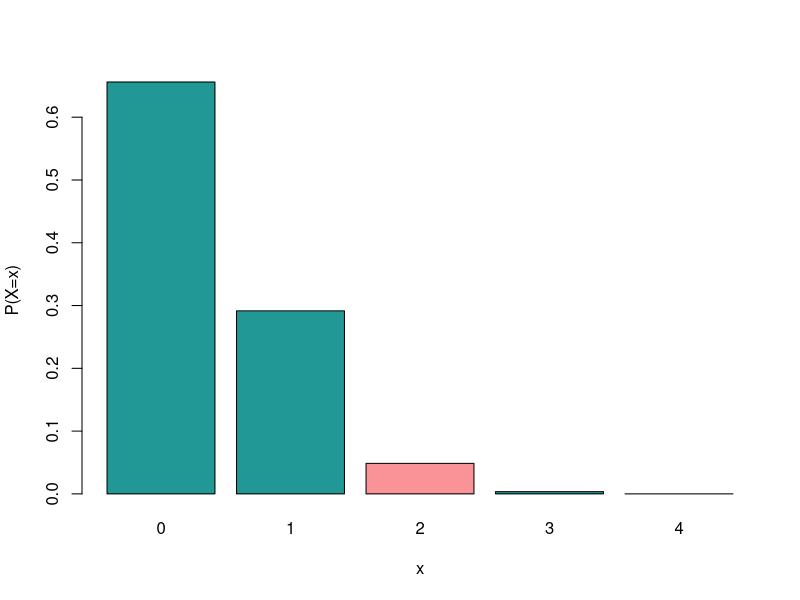

Write R code to recreate this figure.
my.Binomial <- function(x, n, p) {
  # Set the scientific notation precision threshold to 30
  options(scipen = 30)

  # Save x value later for coloring the selected bar graph
  selected <- x

  # Create a vector of the x values
  x <- 0:n

  # Create a vector of the y values
  # Can also use built-in dbinom(x, n, p) function to calculate
  y <- (factorial(n) / (factorial(x) * factorial(n - x))) * (p ^ x) * ((1 - p) ^ (n - x))

  # Loop through the x values and print the probability for each one
  for (i in seq_along(x)) {
    cat("P(X = ", x[i], ") = ", y[i], "\n", sep = "")
  }

  # Calculate the mean, variance and standard deviation
  mean <- n * p
  variance <- n * p * (1 - p)
  sd <- sqrt(variance)

  # Print the mean, variance and standard deviation
  cat("Mean:", mean, "\nVariance:", variance, "\nStandard Deviation:", sd, "\n")

  # Plot the y values as a bar chart and highlight the selected x value
  barplot(y, names.arg = x, col = ifelse(x == selected, "#fa9398", "#219796"), xlab = "x", ylab = "P(X=x)")
}

my.Binomial(2, 4, 0.1)
